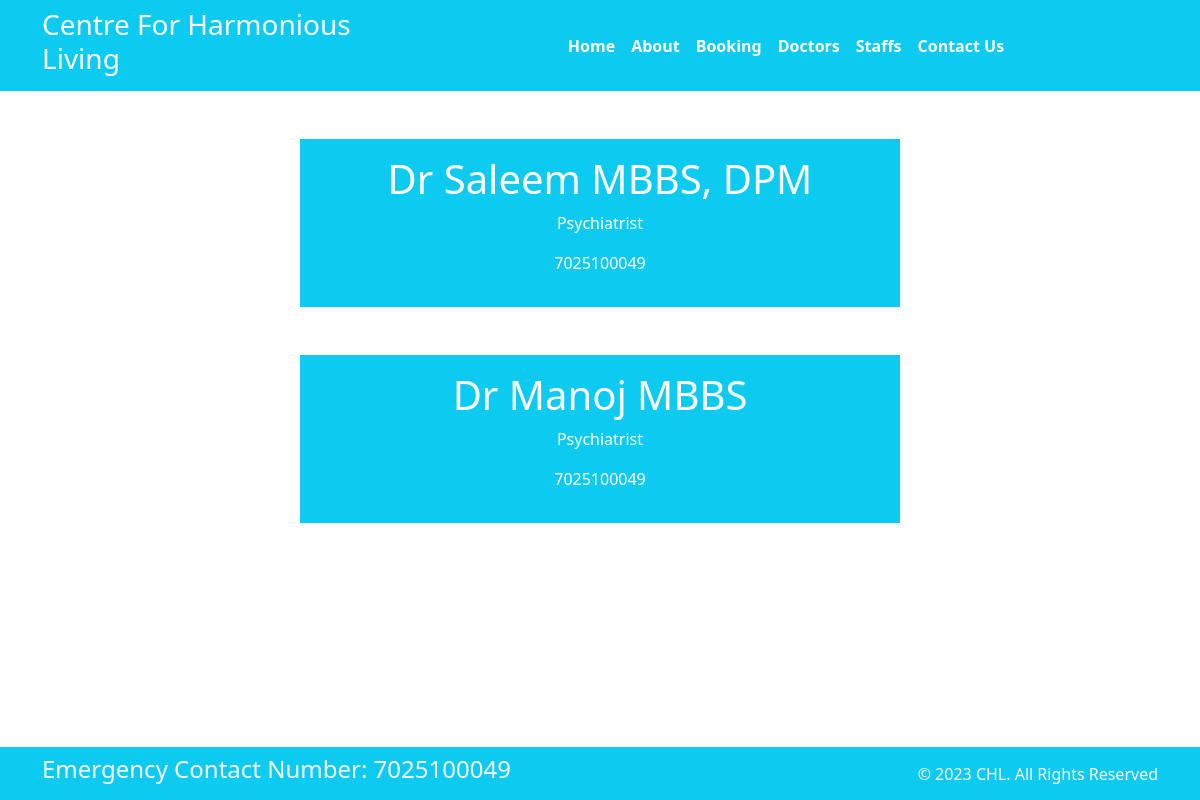
Screenshot of /docters with the database file from the repository.
### home/models.py (models this page shows, shortened)
class Doctor(models.Model):
    name = models.CharField(max_length=100)
    department=models.CharField(max_length=100)
    phone_number = models.CharField(max_length=20)

### home/views.py (the view)
# urls.py: path('docters', views.docters, name="docters" ),
def docters(request):
    dict_docs={
        "docs":Doctor.objects.all()
    }
    return render(request,"docters.html",dict_docs)

### templates/docters.html (shortened to what this page needs)
{% extends "base.html"%}
{% block content %}
  {% for d in docs %}
 <div class="mx-auto w-50 text-center p-3 my-5 bg-info text-white">
  <h1>{{d.name}}</h1>
    <p>{{d.department}}</p>
    <p>{{d.phone_number}}</p>
 </div>
  {%endfor%}
{%endblock%}

### rows the page displays
Doctor: name "Dr Saleem MBBS, DPM", department "Psychiatrist", phone_number "7025100049"
Doctor: name "Dr Manoj MBBS", department "Psychiatrist", phone_number "7025100049"
